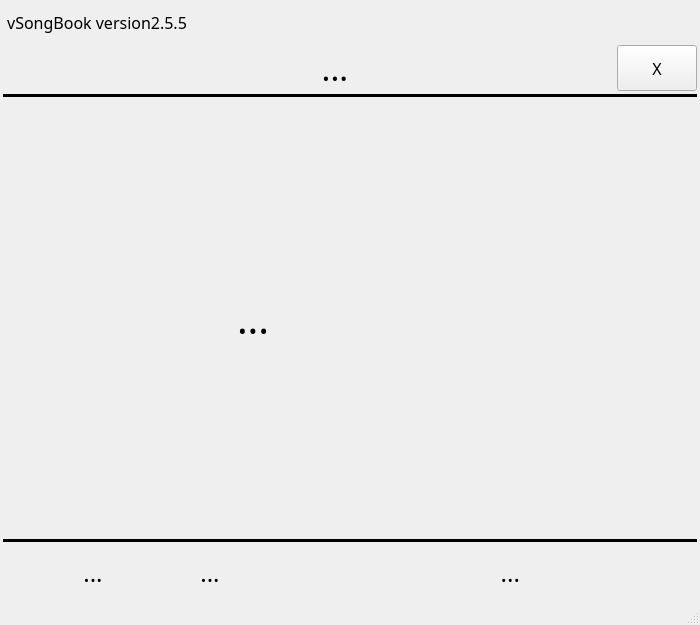
<?xml version="1.0" encoding="UTF-8"?>
<ui version="4.0">
 <class>AppPresent</class>
 <widget class="QMainWindow" name="AppPresent">
  <property name="geometry">
   <rect>
    <x>0</x>
    <y>0</y>
    <width>700</width>
    <height>625</height>
   </rect>
  </property>
  <property name="sizePolicy">
   <sizepolicy hsizetype="Preferred" vsizetype="Minimum">
    <horstretch>0</horstretch>
    <verstretch>0</verstretch>
   </sizepolicy>
  </property>
  <property name="minimumSize">
   <size>
    <width>400</width>
    <height>0</height>
   </size>
  </property>
  <property name="windowTitle">
   <string>Song Presentation</string>
  </property>
  <property name="windowIcon">
   <iconset resource="icons/icons.qrc">
    <normaloff>:/icons/app_icon</normaloff>:/icons/app_icon</iconset>
  </property>
  <widget class="QWidget" name="WidgetCentral">
   <property name="sizePolicy">
    <sizepolicy hsizetype="Minimum" vsizetype="Preferred">
     <horstretch>0</horstretch>
     <verstretch>0</verstretch>
    </sizepolicy>
   </property>
   <property name="minimumSize">
    <size>
     <width>400</width>
     <height>0</height>
    </size>
   </property>
   <property name="autoFillBackground">
    <bool>true</bool>
   </property>
   <layout class="QVBoxLayout" name="WrapperLayout">
    <property name="spacing">
     <number>3</number>
    </property>
    <property name="leftMargin">
     <number>3</number>
    </property>
    <property name="topMargin">
     <number>3</number>
    </property>
    <property name="rightMargin">
     <number>3</number>
    </property>
    <property name="bottomMargin">
     <number>3</number>
    </property>
    <item>
     <layout class="QVBoxLayout" name="MainLayout">
      <item>
       <layout class="QVBoxLayout" name="verticalLayout">
        <item>
         <layout class="QHBoxLayout" name="HeadLayout">
          <item>
           <widget class="QLabel" name="LblApp">
            <property name="font">
             <font>
              <family>Trebuchet MS</family>
              <pointsize>12</pointsize>
             </font>
            </property>
            <property name="text">
             <string> vSongBook version2.5.5</string>
            </property>
           </widget>
          </item>
          <item>
           <widget class="QToolBar" name="ToolbarMain">
            <property name="sizePolicy">
             <sizepolicy hsizetype="Expanding" vsizetype="Minimum">
              <horstretch>0</horstretch>
              <verstretch>0</verstretch>
             </sizepolicy>
            </property>
            <property name="windowTitle">
             <string notr="true">toolBar1</string>
            </property>
            <property name="toolButtonStyle">
             <enum>Qt::ToolButtonTextBesideIcon</enum>
            </property>
            <addaction name="actionTheme"/>
            <addaction name="actionFont"/>
            <addaction name="actionBold"/>
            <addaction name="actionChorus"/>
            <addaction name="actionLeft"/>
            <addaction name="actionRight"/>
            <addaction name="actionUp"/>
            <addaction name="actionDown"/>
            <addaction name="actionSmaller"/>
            <addaction name="actionBigger"/>
            <addaction name="actionClose"/>
           </widget>
          </item>
         </layout>
        </item>
        <item>
         <layout class="QHBoxLayout" name="TopLayout">
          <item>
           <widget class="QLabel" name="LblKey">
            <property name="sizePolicy">
             <sizepolicy hsizetype="Minimum" vsizetype="Preferred">
              <horstretch>0</horstretch>
              <verstretch>0</verstretch>
             </sizepolicy>
            </property>
            <property name="minimumSize">
             <size>
              <width>50</width>
              <height>0</height>
             </size>
            </property>
            <property name="text">
             <string/>
            </property>
            <property name="alignment">
             <set>Qt::AlignCenter</set>
            </property>
           </widget>
          </item>
          <item>
           <widget class="QLabel" name="LblTitle">
            <property name="sizePolicy">
             <sizepolicy hsizetype="Expanding" vsizetype="Preferred">
              <horstretch>0</horstretch>
              <verstretch>0</verstretch>
             </sizepolicy>
            </property>
            <property name="font">
             <font>
              <family>Trebuchet MS</family>
              <pointsize>25</pointsize>
             </font>
            </property>
            <property name="text">
             <string>...</string>
            </property>
            <property name="alignment">
             <set>Qt::AlignCenter</set>
            </property>
           </widget>
          </item>
          <item>
           <widget class="QPushButton" name="BtnClose">
            <property name="sizePolicy">
             <sizepolicy hsizetype="Preferred" vsizetype="Preferred">
              <horstretch>0</horstretch>
              <verstretch>0</verstretch>
             </sizepolicy>
            </property>
            <property name="font">
             <font>
              <family>Trebuchet MS</family>
              <pointsize>12</pointsize>
             </font>
            </property>
            <property name="text">
             <string>X</string>
            </property>
           </widget>
          </item>
         </layout>
        </item>
        <item>
         <widget class="Line" name="LineTop">
          <property name="frameShadow">
           <enum>QFrame::Plain</enum>
          </property>
          <property name="lineWidth">
           <number>3</number>
          </property>
          <property name="orientation">
           <enum>Qt::Horizontal</enum>
          </property>
         </widget>
        </item>
        <item>
         <layout class="QHBoxLayout" name="MidLayout">
          <item>
           <widget class="QLabel" name="LblLeft">
            <property name="text">
             <string/>
            </property>
           </widget>
          </item>
          <item>
           <widget class="QLabel" name="LblContent">
            <property name="sizePolicy">
             <sizepolicy hsizetype="Preferred" vsizetype="Expanding">
              <horstretch>0</horstretch>
              <verstretch>0</verstretch>
             </sizepolicy>
            </property>
            <property name="font">
             <font>
              <family>Trebuchet MS</family>
              <pointsize>30</pointsize>
             </font>
            </property>
            <property name="text">
             <string>...</string>
            </property>
            <property name="alignment">
             <set>Qt::AlignLeading|Qt::AlignLeft|Qt::AlignVCenter</set>
            </property>
            <property name="wordWrap">
             <bool>true</bool>
            </property>
            <property name="indent">
             <number>2</number>
            </property>
           </widget>
          </item>
          <item>
           <widget class="QLabel" name="LblRight">
            <property name="text">
             <string/>
            </property>
           </widget>
          </item>
         </layout>
        </item>
       </layout>
      </item>
      <item>
       <widget class="Line" name="LineDown">
        <property name="frameShadow">
         <enum>QFrame::Plain</enum>
        </property>
        <property name="lineWidth">
         <number>3</number>
        </property>
        <property name="orientation">
         <enum>Qt::Horizontal</enum>
        </property>
       </widget>
      </item>
      <item>
       <layout class="QHBoxLayout" name="horizontalLayout">
        <item>
         <widget class="QLabel" name="LblBottomLeft">
          <property name="sizePolicy">
           <sizepolicy hsizetype="Fixed" vsizetype="Fixed">
            <horstretch>0</horstretch>
            <verstretch>0</verstretch>
           </sizepolicy>
          </property>
          <property name="minimumSize">
           <size>
            <width>30</width>
            <height>55</height>
           </size>
          </property>
          <property name="text">
           <string/>
          </property>
         </widget>
        </item>
        <item>
         <widget class="QLabel" name="LblSongInfo">
          <property name="sizePolicy">
           <sizepolicy hsizetype="Expanding" vsizetype="Minimum">
            <horstretch>0</horstretch>
            <verstretch>0</verstretch>
           </sizepolicy>
          </property>
          <property name="font">
           <font>
            <family>Trebuchet MS</family>
            <pointsize>18</pointsize>
           </font>
          </property>
          <property name="text">
           <string>...</string>
          </property>
          <property name="alignment">
           <set>Qt::AlignCenter</set>
          </property>
         </widget>
        </item>
        <item>
         <widget class="QLabel" name="LblAuthor">
          <property name="sizePolicy">
           <sizepolicy hsizetype="Expanding" vsizetype="Preferred">
            <horstretch>0</horstretch>
            <verstretch>0</verstretch>
           </sizepolicy>
          </property>
          <property name="font">
           <font>
            <family>Trebuchet MS</family>
            <pointsize>18</pointsize>
           </font>
          </property>
          <property name="text">
           <string>...</string>
          </property>
          <property name="alignment">
           <set>Qt::AlignCenter</set>
          </property>
         </widget>
        </item>
        <item>
         <widget class="QLabel" name="LblVerse">
          <property name="sizePolicy">
           <sizepolicy hsizetype="Fixed" vsizetype="Preferred">
            <horstretch>0</horstretch>
            <verstretch>0</verstretch>
           </sizepolicy>
          </property>
          <property name="minimumSize">
           <size>
            <width>250</width>
            <height>0</height>
           </size>
          </property>
          <property name="font">
           <font>
            <family>Trebuchet MS</family>
            <pointsize>18</pointsize>
           </font>
          </property>
          <property name="text">
           <string>...</string>
          </property>
          <property name="alignment">
           <set>Qt::AlignRight|Qt::AlignTrailing|Qt::AlignVCenter</set>
          </property>
         </widget>
        </item>
        <item>
         <widget class="QPushButton" name="BtnDown">
          <property name="sizePolicy">
           <sizepolicy hsizetype="Fixed" vsizetype="Fixed">
            <horstretch>55</horstretch>
            <verstretch>55</verstretch>
           </sizepolicy>
          </property>
          <property name="text">
           <string/>
          </property>
          <property name="icon">
           <iconset resource="images/images.qrc">
            <normaloff>:/Down_Black.png</normaloff>:/images/Down_Black.png</iconset>
          </property>
          <property name="iconSize">
           <size>
            <width>50</width>
            <height>50</height>
           </size>
          </property>
          <property name="flat">
           <bool>true</bool>
          </property>
         </widget>
        </item>
        <item>
         <widget class="QLabel" name="LblBottom">
          <property name="sizePolicy">
           <sizepolicy hsizetype="Fixed" vsizetype="Fixed">
            <horstretch>0</horstretch>
            <verstretch>0</verstretch>
           </sizepolicy>
          </property>
          <property name="minimumSize">
           <size>
            <width>55</width>
            <height>55</height>
           </size>
          </property>
          <property name="text">
           <string/>
          </property>
         </widget>
        </item>
        <item>
         <widget class="QPushButton" name="BtnUp">
          <property name="sizePolicy">
           <sizepolicy hsizetype="Fixed" vsizetype="Fixed">
            <horstretch>55</horstretch>
            <verstretch>55</verstretch>
           </sizepolicy>
          </property>
          <property name="text">
           <string/>
          </property>
          <property name="icon">
           <iconset resource="images/images.qrc">
            <normaloff>:/Up_Black.png</normaloff>:/Up_Black.png</iconset>
          </property>
          <property name="iconSize">
           <size>
            <width>50</width>
            <height>50</height>
           </size>
          </property>
          <property name="flat">
           <bool>true</bool>
          </property>
         </widget>
        </item>
        <item>
         <widget class="QLabel" name="LblBottomRight">
          <property name="sizePolicy">
           <sizepolicy hsizetype="Fixed" vsizetype="Fixed">
            <horstretch>0</horstretch>
            <verstretch>0</verstretch>
           </sizepolicy>
          </property>
          <property name="minimumSize">
           <size>
            <width>30</width>
            <height>55</height>
           </size>
          </property>
          <property name="text">
           <string/>
          </property>
         </widget>
        </item>
       </layout>
      </item>
     </layout>
    </item>
   </layout>
  </widget>
  <widget class="QStatusBar" name="statusbar"/>
  <action name="actionLeft">
   <property name="text">
    <string/>
   </property>
   <property name="shortcut">
    <string>Left</string>
   </property>
  </action>
  <action name="actionRight">
   <property name="text">
    <string/>
   </property>
   <property name="shortcut">
    <string>Right</string>
   </property>
  </action>
  <action name="actionClose">
   <property name="text">
    <string/>
   </property>
   <property name="shortcut">
    <string>Esc</string>
   </property>
  </action>
  <action name="actionBigger">
   <property name="text">
    <string/>
   </property>
   <property name="shortcut">
    <string>.</string>
   </property>
  </action>
  <action name="actionSmaller">
   <property name="text">
    <string/>
   </property>
   <property name="shortcut">
    <string>,</string>
   </property>
  </action>
  <action name="actionFont">
   <property name="text">
    <string/>
   </property>
   <property name="shortcut">
    <string>F</string>
   </property>
  </action>
  <action name="actionBold">
   <property name="text">
    <string/>
   </property>
   <property name="shortcut">
    <string>B</string>
   </property>
  </action>
  <action name="actionTheme">
   <property name="text">
    <string/>
   </property>
   <property name="shortcut">
    <string>T</string>
   </property>
  </action>
  <action name="actionChorus">
   <property name="text">
    <string/>
   </property>
   <property name="shortcut">
    <string>C</string>
   </property>
  </action>
  <action name="actionUp">
   <property name="text">
    <string/>
   </property>
   <property name="shortcut">
    <string>Up</string>
   </property>
  </action>
  <action name="actionDown">
   <property name="text">
    <string/>
   </property>
   <property name="shortcut">
    <string>Down</string>
   </property>
  </action>
 </widget>
 <resources>
  <include location="images/images.qrc"/>
  <include location="icons/icons.qrc"/>
 </resources>
 <connections/>
</ui>
